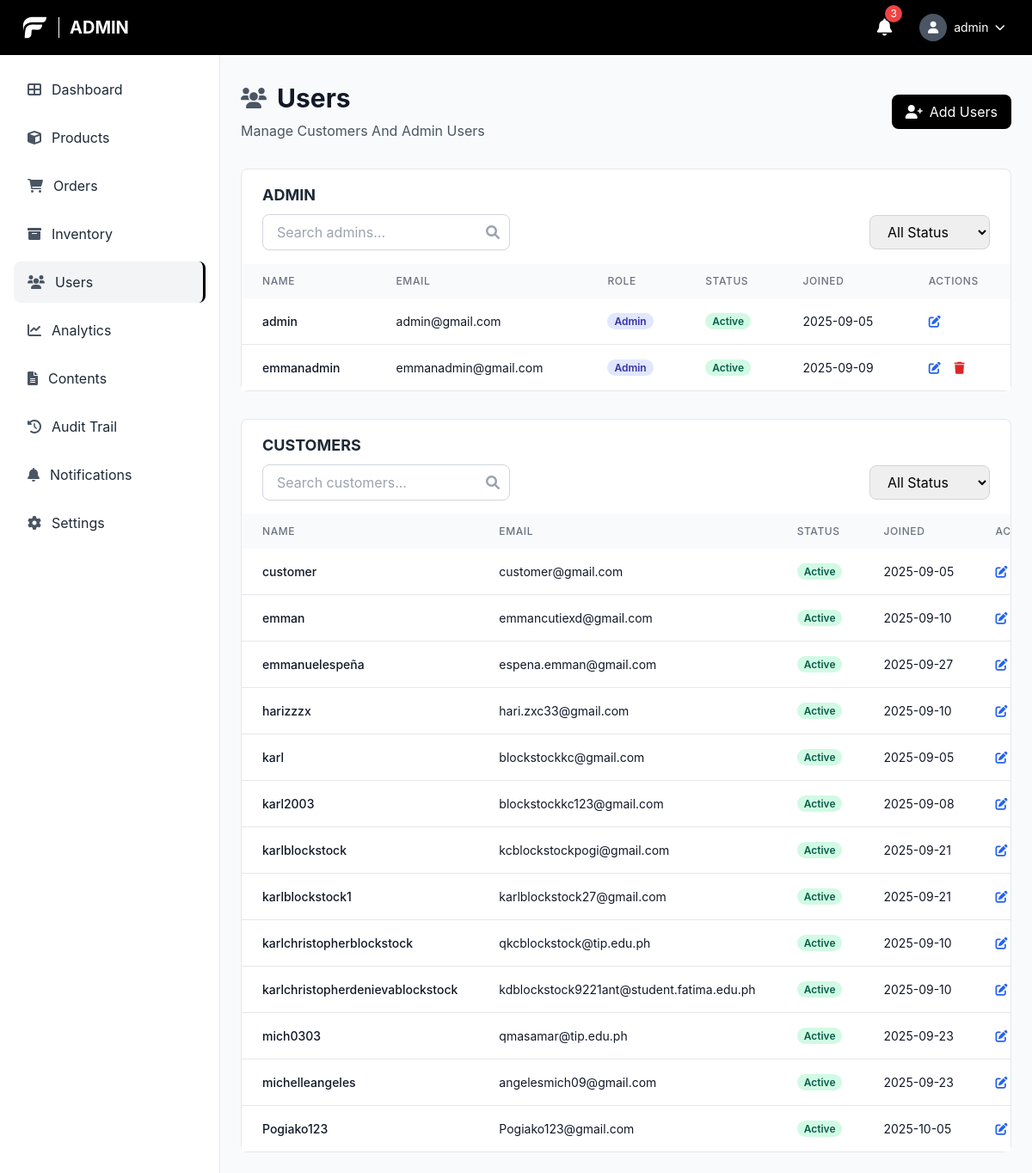
/admin/users.php (signed in), run on an earlier commit of the app's database.
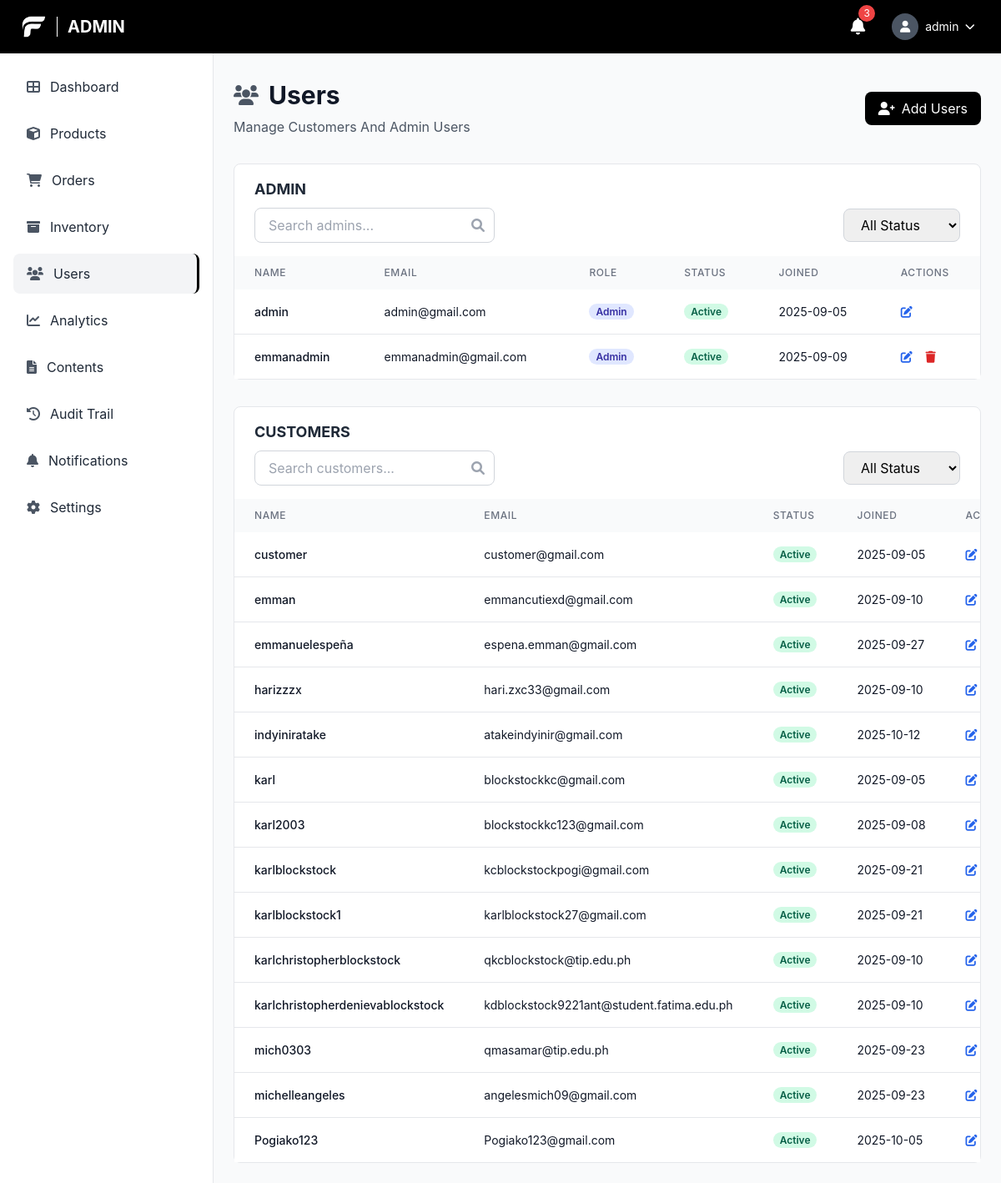
And on a later commit of the database.
### tables this page shows
CREATE TABLE `users` (
  `user_id` bigint(20) UNSIGNED NOT NULL,
  `username` varchar(100) NOT NULL,
  `email` varchar(150) NOT NULL,
  `phone` varchar(20) DEFAULT NULL,
  `date_of_birth` date DEFAULT NULL,
  `address` varchar(255) DEFAULT NULL,
  `password_hash` varchar(255) DEFAULT NULL,
  `google_id` varchar(255) DEFAULT NULL,
  `role` enum('admin','manager','staff','customer') NOT NULL DEFAULT 'customer',
  `status` enum('active','inactive','suspended') NOT NULL DEFAULT 'active',
  `created_at` timestamp NOT NULL DEFAULT current_timestamp(),
  `updated_at` timestamp NOT NULL DEFAULT current_timestamp() ON UPDATE current_timestamp(),
  `last_login` timestamp NULL DEFAULT NULL,
  `first_name` varchar(100) DEFAULT NULL,
  `last_name` varchar(100) DEFAULT NULL,
  `profile_picture` varchar(255) DEFAULT NULL,
  `otp` varchar(6) DEFAULT NULL,
  `otp_expiry` datetime DEFAULT NULL
);

### admin/users.php (the view, shortened to what the changed rows need)
<?php
$pdo = getDBConnection();
$isAdmin = isset($_SESSION['role']) && $_SESSION['role'] === 'admin';
$adminConds = ["role IN ('admin','manager','staff')"];
$adminParams = [];
$adminWhere = 'WHERE ' . implode(' AND ', $adminConds);
$adminSql = "SELECT user_id, username, email, role, status, created_at FROM users $adminWhere ORDER BY FIELD(role,'admin','manager','staff'), username";
$adminStmt = $pdo->prepare($adminSql);
$adminStmt->execute($adminParams);
$admins = $adminStmt->fetchAll();
$custConds = ["role = 'customer'"];
$custParams = [];
$custWhere = 'WHERE ' . implode(' AND ', $custConds);
$custSql = "SELECT user_id, username, email, role, status, created_at FROM users $custWhere ORDER BY username";
$custStmt = $pdo->prepare($custSql);
$custStmt->execute($custParams);
$customers = $custStmt->fetchAll();
?>
<!DOCTYPE html>
<html lang="en">
<head>
    <script src="https://cdn.tailwindcss.com"></script>
    <link href="https://cdnjs.cloudflare.com/ajax/libs/font-awesome/6.0.0/css/all.min.css" rel="stylesheet">
    <link rel="stylesheet" href="../css/style.css">
</head>
<body class="font-body bg-gray-50">
    <header class="bg-black text-white fixed top-0 left-0 right-0 z-50 h-16 flex items-center justify-between px-6">
        <div class="flex items-center space-x-3">
            <h1 class="text-xl font-bold uppercase">Admin</h1>
        </div>
    </header>
    <main class="ml-64 pt-24 pb-6 px-6">
        <div class="mb-8">
            <div class="flex items-center justify-between">
                <div>
                    <div class="flex items-center space-x-3 mb-2"><i class="fas fa-users text-2xl text-gray-600"></i><h1 class="text-3xl font-bold text-gray-900">Users</h1></div>
                </div>
            </div>
        </div>
        <div class="bg-white rounded-lg border border-gray-200 mb-8">
            <div class="overflow-x-auto">
                <table class="w-full">
                    <thead class="bg-gray-50"><tr>
                        <th class="px-6 py-3 text-left text-xs font-medium text-gray-500 uppercase tracking-wider">Name</th>
                        <th class="px-6 py-3 text-left text-xs font-medium text-gray-500 uppercase tracking-wider">Email</th>
                        <th class="px-6 py-3 text-left text-xs font-medium text-gray-500 uppercase tracking-wider">Role</th>
                        <th class="px-6 py-3 text-left text-xs font-medium text-gray-500 uppercase tracking-wider">Status</th>
                        <th class="px-6 py-3 text-left text-xs font-medium text-gray-500 uppercase tracking-wider">Joined</th>
                        <th class="px-6 py-3 text-left text-xs font-medium text-gray-500 uppercase tracking-wider">Actions</th>
                    </tr></thead>
                    <tbody class="bg-white divide-y divide-gray-200">
                    <?php if (empty($admins)): ?>
                        <tr><td colspan="6" class="px-6 py-12 text-center text-gray-500"><i class="fas fa-users text-4xl mb-4"></i><p>No admin/staff accounts</p></td></tr>
                    <?php else: foreach ($admins as $u): ?>
                        <tr class="hover:bg-gray-50">
                            <td class="px-6 py-4 whitespace-nowrap text-sm font-medium text-gray-900"><?php echo htmlspecialchars($u['username']); ?></td>
                            <td class="px-6 py-4 whitespace-nowrap text-sm text-gray-900"><?php echo htmlspecialchars($u['email']); ?></td>
                            <td class="px-6 py-4 whitespace-nowrap text-sm">
                                <?php if (in_array($u['role'], ['admin','manager','staff'])): ?>
                                    <span class="badge badge-admin"><?php echo htmlspecialchars(ucfirst($u['role'])); ?></span>
                                <?php else: ?>
                                    <span class="badge badge-customer">Customer</span>
                                <?php endif; ?>
                            </td>
                            <td class="px-6 py-4 whitespace-nowrap text-sm">
                                <?php if ($u['status'] === 'active'): ?>
                                    <span class="badge badge-active">Active</span>
                                <?php else: ?>
                                    <span class="badge badge-suspended"><?php echo htmlspecialchars(ucfirst($u['status'])); ?></span>
                                <?php endif; ?>
                            </td>
                            <td class="px-6 py-4 whitespace-nowrap text-sm text-gray-900"><?php echo date('Y-m-d', strtotime($u['created_at'])); ?></td>
                            <td class="px-6 py-4 whitespace-nowrap text-sm font-medium">
                                <button class="text-blue-600 hover:text-blue-900" onclick="openEdit(<?php echo $u['user_id']; ?>,'<?php echo htmlspecialchars($u['username'], ENT_QUOTES); ?>','<?php echo htmlspecialchars($u['email'], ENT_QUOTES); ?>','<?php echo $u['role']; ?>','<?php echo $u['status']; ?>')"><i class="fas fa-edit"></i></button>
                                <?php if ($isAdmin && in_array($u['role'], ['admin','manager','staff']) && intval($u['user_id']) !== intval($_SESSION['user_id'])): ?>
                                <button class="text-red-600 hover:text-red-900 ml-3" onclick="confirmDelete(<?php echo $u['user_id']; ?>)"><i class="fas fa-trash"></i></button>
                                <?php endif; ?>
                            </td>
                        </tr>
                    <?php endforeach; endif; ?>
                    </tbody>
                </table>
            </div>
        </div>
        <div class="bg-white rounded-lg border border-gray-200">
            <div class="overflow-x-auto">
                <table class="w-full">
                    <thead class="bg-gray-50"><tr>
                        <th class="px-6 py-3 text-left text-xs font-medium text-gray-500 uppercase tracking-wider">Name</th>
                        <th class="px-6 py-3 text-left text-xs font-medium text-gray-500 uppercase tracking-wider">Email</th>
                        <th class="px-6 py-3 text-left text-xs font-medium text-gray-500 uppercase tracking-wider">Status</th>
                        <th class="px-6 py-3 text-left text-xs font-medium text-gray-500 uppercase tracking-wider">Joined</th>
                        <th class="px-6 py-3 text-left text-xs font-medium text-gray-500 uppercase tracking-wider">Actions</th>
                    </tr></thead>
                    <tbody class="bg-white divide-y divide-gray-200">
                    <?php if (empty($customers)): ?>
                        <tr><td colspan="5" class="px-6 py-12 text-center text-gray-500"><i class="fas fa-user text-4xl mb-4"></i><p>No customers found</p></td></tr>
                    <?php else: foreach ($customers as $u): ?>
                        <tr class="hover:bg-gray-50">
                            <td class="px-6 py-4 whitespace-nowrap text-sm font-medium text-gray-900"><?php echo htmlspecialchars($u['username']); ?></td>
                            <td class="px-6 py-4 whitespace-nowrap text-sm text-gray-900"><?php echo htmlspecialchars($u['email']); ?></td>
                            <td class="px-6 py-4 whitespace-nowrap text-sm">
                                <?php if ($u['status'] === 'active'): ?>
                                    <span class="badge badge-active">Active</span>
                                <?php else: ?>
                                    <span class="badge badge-suspended"><?php echo htmlspecialchars(ucfirst($u['status'])); ?></span>
                                <?php endif; ?>
                            </td>
                            <td class="px-6 py-4 whitespace-nowrap text-sm text-gray-900"><?php echo date('Y-m-d', strtotime($u['created_at'])); ?></td>
                            <td class="px-6 py-4 whitespace-nowrap text-sm font-medium">
                                <button class="text-blue-600 hover:text-blue-900" onclick="openEdit(<?php echo $u['user_id']; ?>,'<?php echo htmlspecialchars($u['username'], ENT_QUOTES); ?>','<?php echo htmlspecialchars($u['email'], ENT_QUOTES); ?>','customer','<?php echo $u['status']; ?>')"><i class="fas fa-edit"></i></button>
                            </td>
                        </tr>
                    <?php endforeach; endif; ?>
                    </tbody>
                </table>
            </div>
        </div>
    </main>
</body>
</html>

What changed in the data, as far as the page shows it:
added users: username "indyiniratake", email "atakeindyinir@gmail.com", status "Active", created_at "2025-10-12", shown under "CUSTOMERS"
